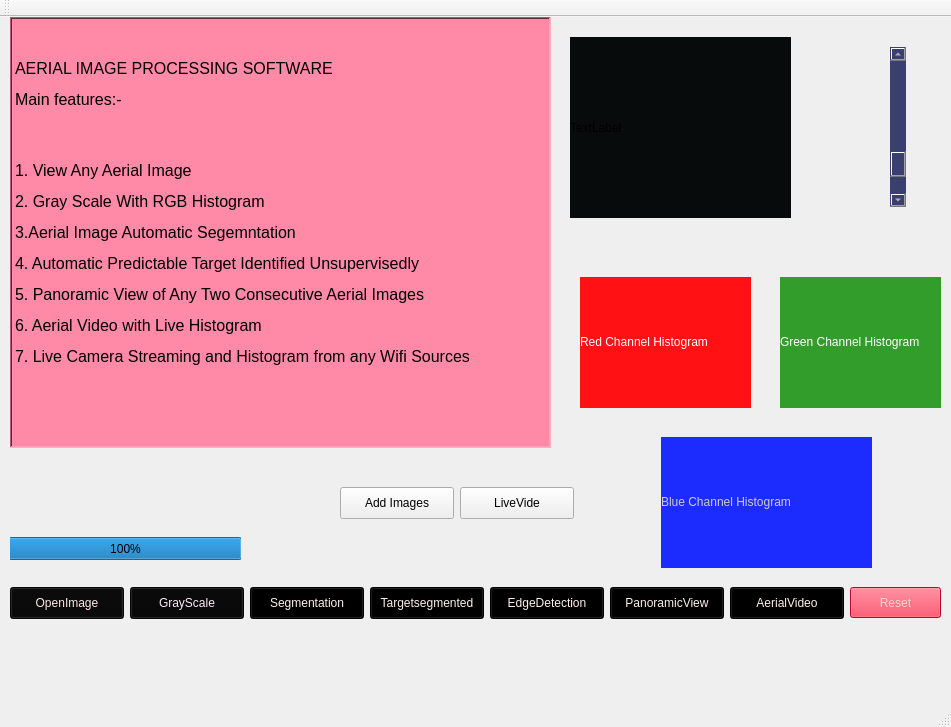
<?xml version="1.0" encoding="UTF-8"?>
<ui version="4.0">
 <class>TestOpencv</class>
 <widget class="QMainWindow" name="TestOpencv">
  <property name="geometry">
   <rect>
    <x>0</x>
    <y>0</y>
    <width>951</width>
    <height>727</height>
   </rect>
  </property>
  <property name="windowTitle">
   <string>TestOpencv</string>
  </property>
  <widget class="QWidget" name="centralWidget">
   <widget class="QPushButton" name="pushButton">
    <property name="geometry">
     <rect>
      <x>10</x>
      <y>570</y>
      <width>114</width>
      <height>32</height>
     </rect>
    </property>
    <property name="autoFillBackground">
     <bool>false</bool>
    </property>
    <property name="styleSheet">
     <string notr="true">color: rgb(255, 231, 235);
background-color: rgb(8, 8, 8);</string>
    </property>
    <property name="text">
     <string>OpenImage</string>
    </property>
    <property name="checkable">
     <bool>false</bool>
    </property>
   </widget>
   <widget class="QPushButton" name="pushButton_2">
    <property name="geometry">
     <rect>
      <x>130</x>
      <y>570</y>
      <width>114</width>
      <height>32</height>
     </rect>
    </property>
    <property name="autoFillBackground">
     <bool>false</bool>
    </property>
    <property name="styleSheet">
     <string notr="true">background-color: rgb(7, 7, 7);
color: rgb(255, 233, 246);</string>
    </property>
    <property name="text">
     <string>GrayScale</string>
    </property>
    <property name="checkable">
     <bool>false</bool>
    </property>
   </widget>
   <widget class="QPushButton" name="pushButton_3">
    <property name="geometry">
     <rect>
      <x>850</x>
      <y>570</y>
      <width>91</width>
      <height>31</height>
     </rect>
    </property>
    <property name="autoFillBackground">
     <bool>false</bool>
    </property>
    <property name="styleSheet">
     <string notr="true">color: rgb(255, 215, 196);
background-color: rgb(255, 13, 49);
alternate-background-color: rgb(255, 106, 109);
border-color: rgb(69, 61, 132);</string>
    </property>
    <property name="text">
     <string>Reset</string>
    </property>
   </widget>
   <widget class="QLabel" name="label">
    <property name="geometry">
     <rect>
      <x>10</x>
      <y>0</y>
      <width>541</width>
      <height>431</height>
     </rect>
    </property>
    <property name="acceptDrops">
     <bool>true</bool>
    </property>
    <property name="autoFillBackground">
     <bool>false</bool>
    </property>
    <property name="styleSheet">
     <string notr="true">background-color: rgb(255, 138, 167);
border-color: rgba(244, 210, 211, 25);
font: 75 italic 24pt &quot;Times New Roman&quot;;</string>
    </property>
    <property name="frameShape">
     <enum>QFrame::WinPanel</enum>
    </property>
    <property name="frameShadow">
     <enum>QFrame::Sunken</enum>
    </property>
    <property name="lineWidth">
     <number>8</number>
    </property>
    <property name="text">
     <string>&lt;html&gt;&lt;head/&gt;&lt;body&gt;&lt;p&gt;&lt;span style=&quot; font-size:12pt;&quot;&gt;AERIAL IMAGE PROCESSING SOFTWARE  &lt;/span&gt;&lt;/p&gt;&lt;p&gt;&lt;span style=&quot; font-size:12pt;&quot;/&gt;&lt;/p&gt;&lt;p&gt;&lt;span style=&quot; font-size:12pt;&quot;&gt;Main features:-&lt;/span&gt;&lt;/p&gt;&lt;p&gt;&lt;br/&gt;&lt;/p&gt;&lt;p&gt;&lt;span style=&quot; font-size:12pt;&quot;&gt;1. View Any Aerial Image &lt;/span&gt;&lt;/p&gt;&lt;p&gt;&lt;span style=&quot; font-size:12pt;&quot;&gt;2. Gray Scale &lt;/span&gt;&lt;span style=&quot; font-size:12pt;&quot;&gt;With RGB Histogram&lt;/span&gt;&lt;/p&gt;&lt;p&gt;&lt;span style=&quot; font-size:12pt;&quot;&gt;3.Aerial Image Automatic Segemntation&lt;/span&gt;&lt;/p&gt;&lt;p&gt;&lt;span style=&quot; font-size:12pt;&quot;&gt;4. Automatic Predictable Target Identified Unsupervisedly&lt;/span&gt;&lt;/p&gt;&lt;p&gt;&lt;span style=&quot; font-size:12pt;&quot;&gt;5. Panoramic View of Any Two Consecutive Aerial Images&lt;/span&gt;&lt;/p&gt;&lt;p&gt;&lt;span style=&quot; font-size:12pt;&quot;&gt;6. Aerial Video with Live Histogram&lt;/span&gt;&lt;/p&gt;&lt;p&gt;&lt;span style=&quot; font-size:12pt;&quot;&gt;7. Live Camera Streaming and Histogram from any Wifi Sources&lt;/span&gt;&lt;/p&gt;&lt;p&gt;&lt;br/&gt;&lt;/p&gt;&lt;/body&gt;&lt;/html&gt;</string>
    </property>
    <property name="scaledContents">
     <bool>true</bool>
    </property>
    <property name="wordWrap">
     <bool>true</bool>
    </property>
   </widget>
   <widget class="QPushButton" name="pushButton_4">
    <property name="geometry">
     <rect>
      <x>250</x>
      <y>570</y>
      <width>114</width>
      <height>32</height>
     </rect>
    </property>
    <property name="autoFillBackground">
     <bool>false</bool>
    </property>
    <property name="styleSheet">
     <string notr="true">background-color: rgb(0, 0, 0);
color: rgb(255, 239, 241);</string>
    </property>
    <property name="text">
     <string>Segmentation</string>
    </property>
   </widget>
   <widget class="QLabel" name="label_2">
    <property name="geometry">
     <rect>
      <x>570</x>
      <y>20</y>
      <width>221</width>
      <height>181</height>
     </rect>
    </property>
    <property name="styleSheet">
     <string notr="true">background-color: rgb(7, 11, 12);
border-color: rgb(255, 255, 255);</string>
    </property>
    <property name="text">
     <string>TextLabel</string>
    </property>
   </widget>
   <widget class="QPushButton" name="pushButton_5">
    <property name="enabled">
     <bool>true</bool>
    </property>
    <property name="geometry">
     <rect>
      <x>370</x>
      <y>570</y>
      <width>114</width>
      <height>32</height>
     </rect>
    </property>
    <property name="autoFillBackground">
     <bool>false</bool>
    </property>
    <property name="styleSheet">
     <string notr="true">color: rgb(255, 239, 241);
background-color: rgb(0, 0, 0);</string>
    </property>
    <property name="text">
     <string>Targetsegmented</string>
    </property>
   </widget>
   <widget class="QPushButton" name="pushButton_6">
    <property name="geometry">
     <rect>
      <x>490</x>
      <y>570</y>
      <width>114</width>
      <height>32</height>
     </rect>
    </property>
    <property name="autoFillBackground">
     <bool>false</bool>
    </property>
    <property name="styleSheet">
     <string notr="true">color: rgb(255, 239, 241);
background-color: rgb(0, 0, 0);</string>
    </property>
    <property name="text">
     <string>EdgeDetection</string>
    </property>
   </widget>
   <widget class="QPushButton" name="pushButton_7">
    <property name="geometry">
     <rect>
      <x>610</x>
      <y>570</y>
      <width>114</width>
      <height>32</height>
     </rect>
    </property>
    <property name="autoFillBackground">
     <bool>false</bool>
    </property>
    <property name="styleSheet">
     <string notr="true">color: rgb(255, 239, 241);
background-color: rgb(0, 0, 0);</string>
    </property>
    <property name="text">
     <string>PanoramicView</string>
    </property>
   </widget>
   <widget class="QProgressBar" name="progressBar">
    <property name="geometry">
     <rect>
      <x>10</x>
      <y>520</y>
      <width>231</width>
      <height>23</height>
     </rect>
    </property>
    <property name="autoFillBackground">
     <bool>true</bool>
    </property>
    <property name="maximum">
     <number>100</number>
    </property>
    <property name="value">
     <number>100</number>
    </property>
    <property name="invertedAppearance">
     <bool>true</bool>
    </property>
   </widget>
   <widget class="QPushButton" name="pushButton_8">
    <property name="geometry">
     <rect>
      <x>340</x>
      <y>470</y>
      <width>114</width>
      <height>32</height>
     </rect>
    </property>
    <property name="text">
     <string>Add Images</string>
    </property>
   </widget>
   <widget class="QLabel" name="red">
    <property name="geometry">
     <rect>
      <x>580</x>
      <y>260</y>
      <width>171</width>
      <height>131</height>
     </rect>
    </property>
    <property name="styleSheet">
     <string notr="true">background-color: rgb(255, 17, 20);
border-color: rgb(81, 63, 165);</string>
    </property>
    <property name="text">
     <string>&lt;html&gt;&lt;head/&gt;&lt;body&gt;&lt;p&gt;&lt;span style=&quot; color:#ffffff;&quot;&gt;Red Channel Histogram&lt;/span&gt;&lt;/p&gt;&lt;/body&gt;&lt;/html&gt;</string>
    </property>
   </widget>
   <widget class="QLabel" name="green">
    <property name="geometry">
     <rect>
      <x>780</x>
      <y>260</y>
      <width>161</width>
      <height>131</height>
     </rect>
    </property>
    <property name="styleSheet">
     <string notr="true">background-color: rgb(51, 157, 43);
border-color: rgb(169, 9, 68);</string>
    </property>
    <property name="text">
     <string>&lt;html&gt;&lt;head/&gt;&lt;body&gt;&lt;p&gt;&lt;span style=&quot; color:#ffffff;&quot;&gt;Green Channel Histogram&lt;/span&gt;&lt;/p&gt;&lt;/body&gt;&lt;/html&gt;</string>
    </property>
   </widget>
   <widget class="QLabel" name="blue">
    <property name="geometry">
     <rect>
      <x>661</x>
      <y>420</y>
      <width>211</width>
      <height>131</height>
     </rect>
    </property>
    <property name="styleSheet">
     <string notr="true">background-color: rgb(28, 44, 255);
border-color: rgb(150, 4, 40);</string>
    </property>
    <property name="text">
     <string>&lt;html&gt;&lt;head/&gt;&lt;body&gt;&lt;p&gt;&lt;span style=&quot; color:#cccccc;&quot;&gt;Blue Channel Histogram&lt;/span&gt;&lt;/p&gt;&lt;/body&gt;&lt;/html&gt;</string>
    </property>
   </widget>
   <widget class="QPushButton" name="pushButton_9">
    <property name="geometry">
     <rect>
      <x>730</x>
      <y>570</y>
      <width>114</width>
      <height>32</height>
     </rect>
    </property>
    <property name="styleSheet">
     <string notr="true">color: rgb(255, 239, 241);
background-color: rgb(0, 0, 0);</string>
    </property>
    <property name="text">
     <string>AerialVideo</string>
    </property>
   </widget>
   <widget class="QPushButton" name="pushButton_10">
    <property name="geometry">
     <rect>
      <x>460</x>
      <y>470</y>
      <width>114</width>
      <height>32</height>
     </rect>
    </property>
    <property name="text">
     <string>LiveVide</string>
    </property>
   </widget>
   <widget class="QScrollBar" name="verticalScrollBar">
    <property name="geometry">
     <rect>
      <x>890</x>
      <y>30</y>
      <width>16</width>
      <height>160</height>
     </rect>
    </property>
    <property name="autoFillBackground">
     <bool>false</bool>
    </property>
    <property name="styleSheet">
     <string notr="true">color: rgb(255, 231, 215);
background-color: rgb(57, 64, 112);</string>
    </property>
    <property name="maximum">
     <number>99</number>
    </property>
    <property name="value">
     <number>15</number>
    </property>
    <property name="orientation">
     <enum>Qt::Vertical</enum>
    </property>
    <property name="invertedAppearance">
     <bool>true</bool>
    </property>
   </widget>
  </widget>
  <widget class="QMenuBar" name="menuBar">
   <property name="geometry">
    <rect>
     <x>0</x>
     <y>0</y>
     <width>951</width>
     <height>22</height>
    </rect>
   </property>
  </widget>
  <widget class="QToolBar" name="mainToolBar">
   <attribute name="toolBarArea">
    <enum>TopToolBarArea</enum>
   </attribute>
   <attribute name="toolBarBreak">
    <bool>false</bool>
   </attribute>
  </widget>
  <widget class="QStatusBar" name="statusBar"/>
 </widget>
 <layoutdefault spacing="6" margin="11"/>
 <resources/>
 <connections/>
</ui>
